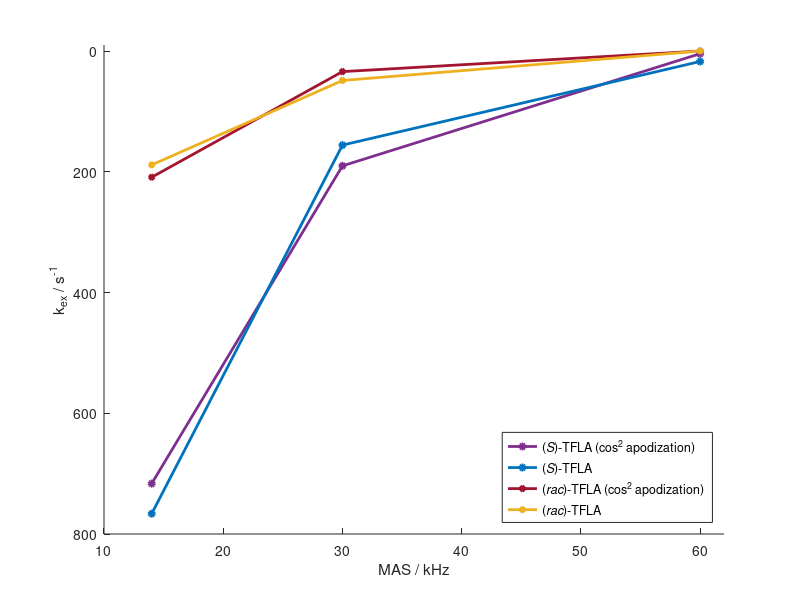

MATLAB code for this plot:
% Plot values of k_ex obtained from lstsq fit vs MAS from the recorded spectrum 
% Author: Ettore Bartalucci, RWTH Aachen
% Project: CF3 self decoupling

% K_ex values from the fits [s^-1]
kex_no_apod_tla_rac = [188.6 48.8 0];
kex_apod_tla_rac = [209 34.1 0];

kex_no_apod_tla_s = [766.4 155.8 17.3];
kex_apod_tla_s = [716.5 190.2 4.4];

mas_rates = [14 30 60];

% Plot the values
figure(1); clf; hold on;
plot(mas_rates, kex_apod_tla_s, '-o', 'MarkerSize',4, 'LineWidth', 2, 'MarkerFaceColor',...
    '#7E2F8E', 'Color', '#7E2F8E')
plot(mas_rates, kex_no_apod_tla_s, '-o', 'MarkerSize',4, 'LineWidth', 2, 'MarkerFaceColor',...
    '#0072BD', 'Color', '#0072BD')

plot(mas_rates, kex_apod_tla_rac, '-d', 'MarkerSize',4, 'LineWidth', 2, 'MarkerFaceColor',...
    '#A2142F', 'Color', '#A2142F')
plot(mas_rates,kex_no_apod_tla_rac, '-d', 'MarkerSize',4, 'LineWidth', 2, 'MarkerFaceColor',...
    '#EDB120', 'Color', '#EDB120')

set(gca, 'YDir','reverse')
ylim([-10 800])
xlim([10 62])

xlabel('MAS / kHz')
ylabel('k_{ex} / s^{-1}')

legend('({\itS})-TFLA (cos^2 apodization)', '({\itS})-TFLA', '({\itrac})-TFLA (cos^2 apodization)', '({\itrac})-TFLA', 'Location', 'southeast')

hold off;
